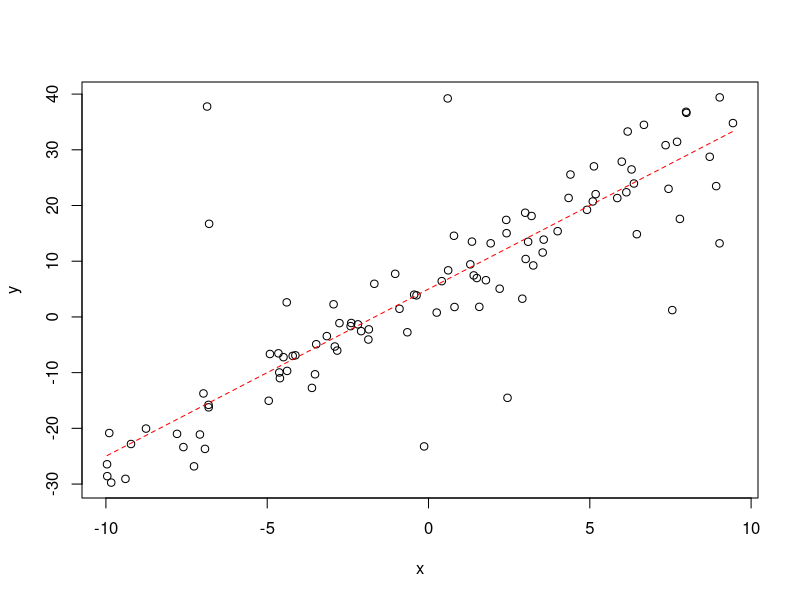
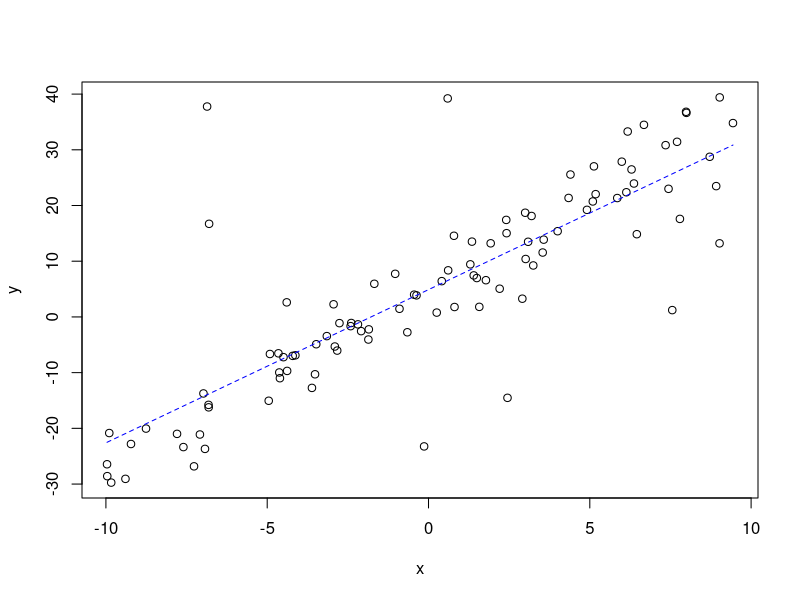
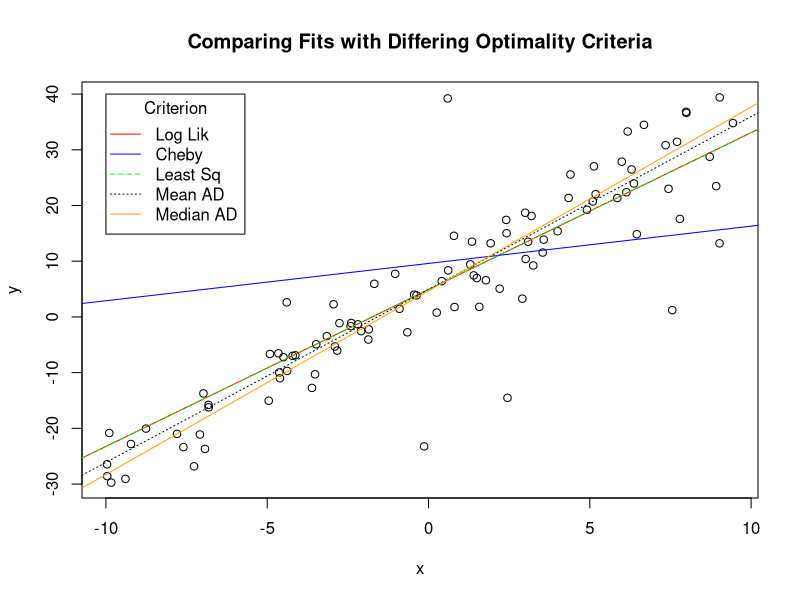

These figures' R source, in order:
## ---- chunk 1
chebyshev <- function(y, yhat) max(abs(y - yhat))
## ---- chunk 2
meanAD <- function(y, yhat) mean(abs(y - yhat))
medianAD <- function(y, yhat) median(abs(y - yhat))
## ---- chunk 3
leastSq <- function(y, yhat) mean(abs(y - yhat)^2)
llnorm <- function(y, yhat) sum(dnorm(y, yhat, log = T)) #normal distribution, assumes fixed variance, N(yhat, 1)
## ---- chunk 4
set.seed(5432)
x <- runif(100, -10, 10)
y <- 3*x + 5 + rnorm(100, sd = 5)
### give a few points with larger errors
largeError <- sample(1:100,10)
y[largeError] <- y[largeError] + 3*(y[largeError] - 3*x[largeError] - 5)
plot(x,y)
### We know what the true model is, so let's use that 
### for comparison at the moment:
yhat <- 3*x+5
points(x[order(x)],yhat[order(x)],col="red",type="l",lty=2)
## ---- chunk 5
###try our functions
chebyshev(y, yhat)
meanAD(y, yhat)
leastSq(y, yhat)
medianAD(y, yhat)
llnorm(y, yhat)
## ---- chunk 6
###Let's try a slightly different model and check the functions
###again.
yhat <- 2.75*x+4.9
plot(x,y)
points(x[order(x)],yhat[order(x)],col="blue",type="l",lty=2)

chebyshev(y, yhat)
meanAD(y, yhat)
leastSq(y, yhat)
medianAD(y, yhat)
llnorm(y, yhat)
## ---- chunk 7
? optim
## ---- chunk 8
objectiveFn <- function(x, xvals, yvals, dist = "chebyshev"){
  with(as.list(x),{
    yhat <- slope*xvals + intercept #calculate the line give a set of parameters
    eval(call(dist, yvals, yhat)) #use the distance function specified
  })
}
## ---- chunk 9
set.seed(9087)
useMe <- sample(1:100,2)

slope <- diff(y[useMe])/diff(x[useMe])
intercept <- y[useMe[1]] - slope*x[useMe[1]]

guess <- c("intercept"=intercept, "slope"=slope)
guess
## ---- chunk 10
objectiveFn(guess,x,y)
objectiveFn(guess,x,y, dist="leastSq")
## ---- chunk 11
#### Note that ... arguments, must match EXACTLY.
ChebyFit <- optim(guess, objectiveFn, xvals = x, yvals = y)
MeanADFit <- optim(guess, objectiveFn, xvals = x, yvals = y, dist = "meanAD")
LSQFit <- optim(guess, objectiveFn, xvals = x, yvals = y, dist = "leastSq")
MedianADFit <- optim(guess, objectiveFn, xvals = x, yvals = y, dist = "medianAD")

### We want to MAXIMIZE log likelihood! Use the control() argument.
LLFit <- optim(guess, objectiveFn, xvals = x, yvals = y, dist = "llnorm", control = list(fnscale = -1))

plot(x,y)
abline(LLFit$par, col = "red")
abline(ChebyFit$par, col = "blue")
abline(LSQFit$par, col = "green", lty=2)
abline(MeanADFit$par, col = "black", lty = 3)
abline(MedianADFit$par, col = "orange")
legend(-10, 40, c("Log Lik", "Cheby", "Least Sq", "Mean AD", "Median AD"), 
       col = c("red", "blue", "green", "black", "orange"), lty = c(1,1,2,3,1), pch = NA,
       title = "Criterion")
title("Comparing Fits with Differing Optimality Criteria")
## ---- chunk 12
dMat <- data.frame("Criteria" = c("Chebysev", "Mean Absolute Deviation", "Least Squares",
                                       "Median Absolute Deviation", "Maximum Likelihood"),
           "Distance" = c((t(ChebyFit$par) %*% c(3,5))^0.5, (t(MeanADFit$par) %*% c(3,5))^0.5,
                          (t(LSQFit$par) %*% c(3,5))^0.5, (t(MedianADFit$par) %*% c(3,5))^0.5,
                          (t(LLFit$par) %*% c(3,5))^0.5))

dMat[order(dMat$Distance),]
## ---- chunk 13
objFns <- c("chebyshev","leastSq","llnorm","meanAD","medianAD")
algs <- c("Nelder-Mead", "BFGS", "CG", "L-BFGS-B", "SANN")
vals <- matrix(NA, ncol = length(objFns), nrow = length(algs))
colnames(vals) <- objFns
rownames(vals) <- algs
  
for(i in 1:length(objFns)){
  clist <- if(objFns[i] == "llnorm") list(fnscale = -1) else list()
  for(j in 1:length(algs)) vals[j,i]<-optim(guess, objectiveFn, xvals = x, yvals = y, 
                                            dist = objFns[i], method = algs[j], control = clist)$value
}

vals

